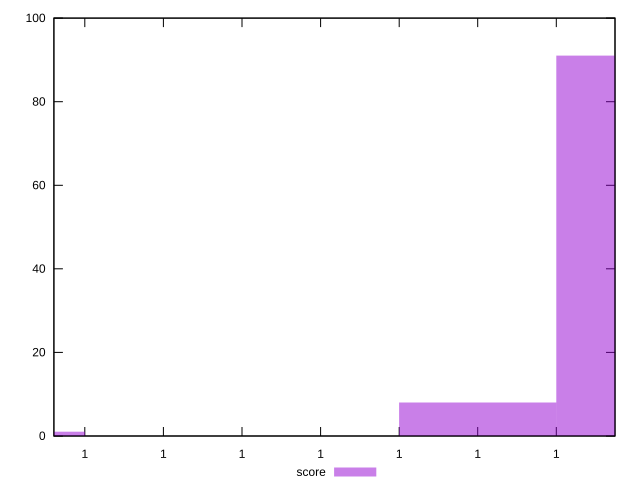

This chart was generated by the following gnuplot code:
reset

$score <<EOF
1 91
0.999999999999 8
0.999999999996 1
EOF

set key outside below
set boxwidth 1e-12
set xrange [0.9999999999963033:0.9999999999998737]
set yrange [0:100]
set trange [0:100]
set style fill transparent solid 0.5 noborder
set terminal svg size 640, 490 enhanced background rgb 'white'
set output "report_00007_2020-12-11T15:55:29.892Z/mainthread-work-breakdown/samples/empty/score/histogram.svg"

plot $score title "score" with boxes

reset
